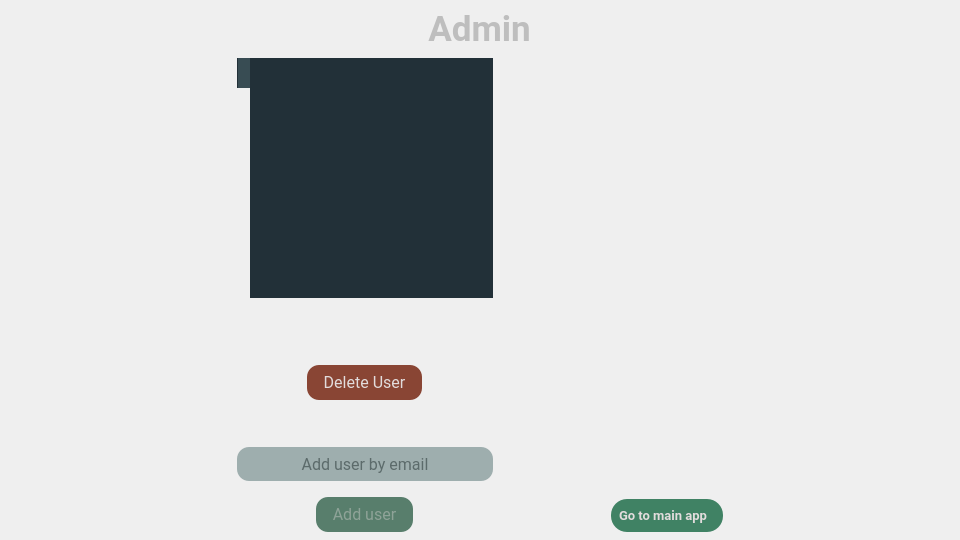
<?xml version="1.0" encoding="UTF-8"?>
<ui version="4.0">
 <author>Boanc Ionut-Silviu</author>
 <class>admin_overview</class>
 <widget class="QWidget" name="admin_overview">
  <property name="geometry">
   <rect>
    <x>0</x>
    <y>0</y>
    <width>960</width>
    <height>540</height>
   </rect>
  </property>
  <property name="sizePolicy">
   <sizepolicy hsizetype="MinimumExpanding" vsizetype="MinimumExpanding">
    <horstretch>0</horstretch>
    <verstretch>0</verstretch>
   </sizepolicy>
  </property>
  <property name="minimumSize">
   <size>
    <width>960</width>
    <height>540</height>
   </size>
  </property>
  <property name="maximumSize">
   <size>
    <width>16777215</width>
    <height>16777215</height>
   </size>
  </property>
  <property name="font">
   <font>
    <family>Vitesco</family>
    <pointsize>12</pointsize>
   </font>
  </property>
  <property name="windowTitle">
   <string>CIIT</string>
  </property>
  <property name="styleSheet">
   <string notr="true">QPushButton {
border-radius: 12px;
padding-left: 16px;
padding-right: 16px;
padding-top: 8 px;
padding-bottom: 8 px;
}</string>
  </property>
  <layout class="QGridLayout" name="gridLayout">
   <property name="leftMargin">
    <number>8</number>
   </property>
   <property name="topMargin">
    <number>8</number>
   </property>
   <property name="rightMargin">
    <number>8</number>
   </property>
   <property name="bottomMargin">
    <number>8</number>
   </property>
   <property name="spacing">
    <number>8</number>
   </property>
   <item row="0" column="0" colspan="4" alignment="Qt::AlignmentFlag::AlignHCenter">
    <widget class="QLabel" name="lb_title">
     <property name="maximumSize">
      <size>
       <width>16777215</width>
       <height>16777215</height>
      </size>
     </property>
     <property name="font">
      <font>
       <family>Roboto</family>
       <pointsize>26</pointsize>
       <bold>true</bold>
       <strikeout>false</strikeout>
      </font>
     </property>
     <property name="styleSheet">
      <string notr="true">QLabel
{
	
	color: rgb(190, 190, 190);
}</string>
     </property>
     <property name="text">
      <string>Admin</string>
     </property>
     <property name="alignment">
      <set>Qt::AlignmentFlag::AlignCenter</set>
     </property>
    </widget>
   </item>
   <item row="1" column="1">
    <layout class="QVBoxLayout" name="vl_center">
     <property name="spacing">
      <number>16</number>
     </property>
     <item alignment="Qt::AlignmentFlag::AlignHCenter">
      <widget class="QTableWidget" name="tw_users">
       <property name="maximumSize">
        <size>
         <width>512</width>
         <height>16777215</height>
        </size>
       </property>
       <property name="styleSheet">
        <string notr="true">QTableWidget {
    background-color: rgb(34, 48, 56);
    border: none;
    font: 12pt &quot;Roboto&quot;;
}

QTableWidget::item {
    padding: 12px;
    color: rgb(226, 220, 220);
}

QTableWidget::item:selected {
	padding: 12px;
    background-color: rgb(64, 130, 100);
}


QHeaderView::section {
    background-color: #384C53;
    color: rgb(226, 220, 220);
    padding: 5px;
    border: none;
    font: 12pt &quot;Roboto&quot;;
}

QHeaderView::section {
	border-left: 1px solid rgb(34, 48, 56);
}
</string>
       </property>
       <property name="editTriggers">
        <set>QAbstractItemView::EditTrigger::NoEditTriggers</set>
       </property>
       <property name="alternatingRowColors">
        <bool>false</bool>
       </property>
       <property name="selectionMode">
        <enum>QAbstractItemView::SelectionMode::SingleSelection</enum>
       </property>
       <property name="selectionBehavior">
        <enum>QAbstractItemView::SelectionBehavior::SelectRows</enum>
       </property>
       <property name="sortingEnabled">
        <bool>true</bool>
       </property>
       <property name="cornerButtonEnabled">
        <bool>false</bool>
       </property>
       <row>
        <property name="text">
         <string/>
        </property>
       </row>
      </widget>
     </item>
     <item alignment="Qt::AlignmentFlag::AlignHCenter|Qt::AlignmentFlag::AlignVCenter">
      <widget class="QPushButton" name="pb_modify_role">
       <property name="enabled">
        <bool>false</bool>
       </property>
       <property name="font">
        <font>
         <family>Roboto</family>
         <pointsize>12</pointsize>
        </font>
       </property>
       <property name="styleSheet">
        <string notr="true">QPushButton{
background-color: rgb(158, 174, 174);
color: rgb(138, 29, 0);
}

QPushButton:disabled{
background-color: rgba(158, 174, 174, 0);
color: rgba(138, 29, 0, 0);
}</string>
       </property>
       <property name="text">
        <string>Remove manager role</string>
       </property>
      </widget>
     </item>
     <item alignment="Qt::AlignmentFlag::AlignHCenter">
      <widget class="QPushButton" name="pb_delete">
       <property name="enabled">
        <bool>false</bool>
       </property>
       <property name="sizePolicy">
        <sizepolicy hsizetype="Minimum" vsizetype="Fixed">
         <horstretch>2</horstretch>
         <verstretch>0</verstretch>
        </sizepolicy>
       </property>
       <property name="maximumSize">
        <size>
         <width>256</width>
         <height>16777215</height>
        </size>
       </property>
       <property name="font">
        <font>
         <family>Roboto</family>
         <pointsize>12</pointsize>
        </font>
       </property>
       <property name="styleSheet">
        <string notr="true">QPushButton {
	color: rgb(226, 220, 220);
	background-color: rgb(138, 29, 0)
    }
QPushButton:disabled {
	background-color: rgba(109, 22, 0, 200);
    }
    QPushButton:hover {
	background-color: rgb(120, 24, 0);
    }

    QPushButton:pressed {
	background-color: rgb(94, 19, 0);
    }</string>
       </property>
       <property name="text">
        <string>Delete User</string>
       </property>
      </widget>
     </item>
     <item alignment="Qt::AlignmentFlag::AlignHCenter|Qt::AlignmentFlag::AlignVCenter">
      <widget class="QLabel" name="lb_message">
       <property name="font">
        <font>
         <family>Roboto</family>
         <pointsize>10</pointsize>
        </font>
       </property>
       <property name="styleSheet">
        <string notr="true">QLabel
{
	color: rgb(226, 220, 220);
}</string>
       </property>
       <property name="text">
        <string/>
       </property>
      </widget>
     </item>
     <item>
      <widget class="QLineEdit" name="le_users">
       <property name="sizePolicy">
        <sizepolicy hsizetype="Minimum" vsizetype="Fixed">
         <horstretch>0</horstretch>
         <verstretch>0</verstretch>
        </sizepolicy>
       </property>
       <property name="minimumSize">
        <size>
         <width>128</width>
         <height>34</height>
        </size>
       </property>
       <property name="maximumSize">
        <size>
         <width>512</width>
         <height>34</height>
        </size>
       </property>
       <property name="sizeIncrement">
        <size>
         <width>0</width>
         <height>0</height>
        </size>
       </property>
       <property name="font">
        <font>
         <family>Roboto</family>
         <pointsize>12</pointsize>
        </font>
       </property>
       <property name="styleSheet">
        <string notr="true">QLineEdit
{
color: rgb(26, 39, 39);
background-color: rgb(158, 174, 174);
border-radius: 12px;
padding: 8px 32px
}
</string>
       </property>
       <property name="inputMask">
        <string notr="true"/>
       </property>
       <property name="text">
        <string/>
       </property>
       <property name="alignment">
        <set>Qt::AlignmentFlag::AlignCenter</set>
       </property>
       <property name="placeholderText">
        <string>Add user by email</string>
       </property>
      </widget>
     </item>
     <item>
      <layout class="QHBoxLayout" name="hl_center">
       <property name="spacing">
        <number>8</number>
       </property>
       <item alignment="Qt::AlignmentFlag::AlignHCenter">
        <widget class="QPushButton" name="pb_add">
         <property name="enabled">
          <bool>false</bool>
         </property>
         <property name="sizePolicy">
          <sizepolicy hsizetype="Minimum" vsizetype="Fixed">
           <horstretch>2</horstretch>
           <verstretch>0</verstretch>
          </sizepolicy>
         </property>
         <property name="font">
          <font>
           <family>Roboto</family>
           <pointsize>12</pointsize>
           <bold>false</bold>
           <kerning>true</kerning>
          </font>
         </property>
         <property name="styleSheet">
          <string notr="true">QPushButton {
	background-color: rgb(64, 130, 100);
	color: rgb(226, 220, 220)
    }
QPushButton:disabled {
	background-color: rgba(46, 94, 72, 200);
	color: rgba(226, 220, 220, 100);
    }
    QPushButton:hover {
	
	background-color: rgb(30, 107, 36);
    }

    QPushButton:pressed {
	
	background-color: rgb(27, 97, 33);
    }</string>
         </property>
         <property name="text">
          <string>Add user</string>
         </property>
        </widget>
       </item>
      </layout>
     </item>
    </layout>
   </item>
   <item row="1" column="2">
    <layout class="QVBoxLayout" name="vl_chart">
     <item alignment="Qt::AlignmentFlag::AlignRight|Qt::AlignmentFlag::AlignBottom">
      <widget class="QPushButton" name="pb_main_app">
       <property name="font">
        <font>
         <family>Roboto</family>
         <pointsize>10</pointsize>
         <bold>true</bold>
        </font>
       </property>
       <property name="styleSheet">
        <string notr="true">QPushButton {
	border-radius: 16px;
	padding-left: 8px;
	padding-right: 16px;
	padding-top: 8 px;
	padding-bottom: 8 px;
	color: rgb(226, 220, 220);
	background-color: rgb(64, 130, 100);
    }

QPushButton:hover
{
	background-color: rgb(50, 102, 78);
}

QPushButton:pressed
{
	background-color: rgb(42, 85, 65);
}</string>
       </property>
       <property name="text">
        <string>Go to main app</string>
       </property>
       <property name="icon">
        <iconset resource="../icons/icons.qrc">
         <normaloff>:/Icons/arrow-right.svg</normaloff>:/Icons/arrow-right.svg</iconset>
       </property>
       <property name="iconSize">
        <size>
         <width>24</width>
         <height>24</height>
        </size>
       </property>
      </widget>
     </item>
    </layout>
   </item>
  </layout>
 </widget>
 <resources>
  <include location="../icons/icons.qrc"/>
 </resources>
 <connections/>
 <designerdata>
  <property name="gridDeltaX">
   <number>8</number>
  </property>
  <property name="gridDeltaY">
   <number>8</number>
  </property>
  <property name="gridSnapX">
   <bool>true</bool>
  </property>
  <property name="gridSnapY">
   <bool>true</bool>
  </property>
  <property name="gridVisible">
   <bool>true</bool>
  </property>
 </designerdata>
</ui>
